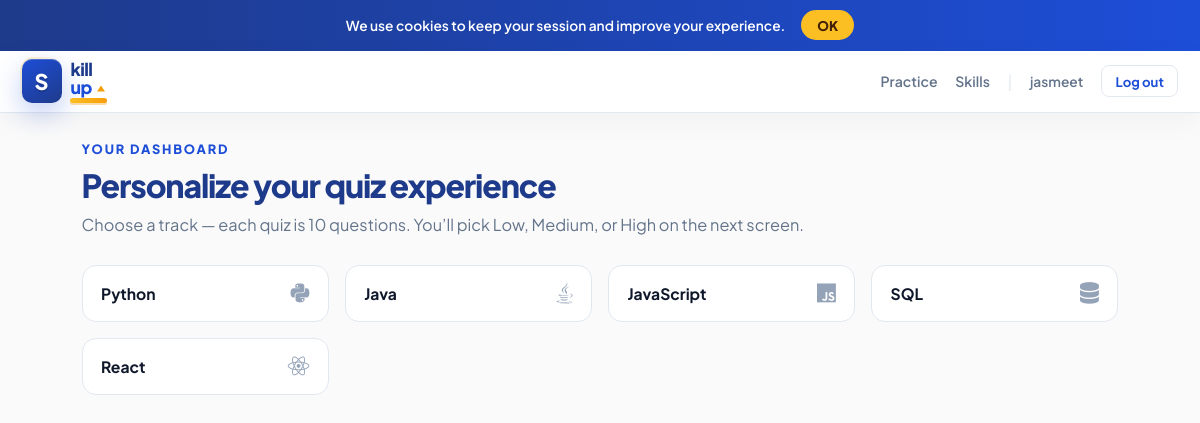
The page /dashboard/ (signed in) on the database its author committed.
### quiz/models.py (models this page shows, shortened)
class Language(models.Model):
    name = models.CharField(max_length=80)
    slug = models.SlugField(unique=True, max_length=80)
    icon_class = models.CharField(
        max_length=120,
        default="fa-solid fa-code",
        help_text="Font Awesome class, e.g. fa-brands fa-python",
    )
    blurb = models.CharField(max_length=200, blank=True)
    order = models.PositiveSmallIntegerField(default=0)
    class Meta:
        ordering = ["order", "name"]

### quiz/views.py (the view)
# urls.py: path("dashboard/", views.dashboard, name="dashboard"),
@login_required
def dashboard(request):
    languages = Language.objects.annotate(
        q_count=Count("questions", distinct=True)
    ).order_by("order", "name")
    return render(request, "quiz/dashboard.html", {"languages": languages})

### quiz/templates/quiz/dashboard.html (shortened to what this page needs)
{% extends "quiz/base.html" %}
{% block content %}
<div class="su-shell" id="skills">
  <p class="su-section-kicker" style="color:var(--royal)">Your dashboard</p>
  <h1 class="su-page-title">Personalize your quiz experience</h1>
  <p class="su-page-sub">Choose a track — each quiz is 10 questions. You’ll pick Low, Medium, or High on the next screen.</p>
  <div class="su-grid-skills">
    {% for lang in languages %}
    <a class="su-skill-card" href="{% url 'quiz:select_level' lang.slug %}">
      <span>{{ lang.name }}</span>
      <i class="{{ lang.icon_class }}" aria-hidden="true"></i>
    </a>
    {% empty %}
    <p style="grid-column:1/-1">No languages yet. Run <code>python manage.py seed_skillup</code> and refresh.</p>
    {% endfor %}
  </div>
</div>
{% endblock %}

### quiz/templates/quiz/base.html (shortened to what this page needs)
{% load static %}
<!DOCTYPE html>
<html lang="en">
<head>
  <link rel="stylesheet" href="https://cdnjs.cloudflare.com/ajax/libs/font-awesome/6.5.1/css/all.min.css">
  <link rel="stylesheet" href="{% static 'quiz/css/skillup.css' %}">
</head>
<body class="{% block body_class %}{% endblock %}">
  <div id="su-cookie" class="su-cookie" hidden>
    <span>We use cookies to keep your session and improve your experience.</span>
    <button type="button" id="su-cookie-ok">OK</button>
  </div>
  {% block body %}
    {% if request.user.is_authenticated %}
    <header class="su-topbar">
      {% url 'quiz:dashboard' as dash_url %}
      {% include "quiz/includes/logo.html" with logo_href=dash_url variant="default" compact=1 %}
      <nav class="su-nav-links">
        <a href="{% url 'quiz:dashboard' %}">Practice</a>
        <a href="{% url 'quiz:dashboard' %}#skills">Skills</a>
        <span style="color:var(--line);user-select:none">|</span>
        <span style="color:var(--muted);font-size:0.86rem;font-weight:600">{{ request.user.username }}</span>
        <form method="post" action="{% url 'quiz:logout' %}" style="display:inline;margin:0">
          <button type="submit" class="su-btn su-btn-ghost" style="padding:0.4rem 0.85rem;font-size:0.82rem">Log out</button>
        </form>
      </nav>
    </header>
    {% endif %}
    <main>
      {% block content %}{% endblock %}
    </main>
  {% endblock %}
</body>
</html>

### quiz/static/quiz/css/skillup.css (style rules this page uses)
:root { --ink: #0f172a; --muted: #64748b; --line: #e2e8f0; --bg: #f8fafc; --card: #f1f5f9; --royal: #1d4ed8; --royal-deep: #1e3a8a; --royal-soft: #eff6ff; --sun: #fbbf24; --sun-deep: #f59e0b; --sun-glow: rgba(251, 191, 36, 0.45); --violet: #7c3aed; --violet-soft: rgba(124, 58, 237, 0.12); --teal-hero: #5ec4b8; --teal-deep: #3d9e94; --teal-dark: #2d7a72; --orange-cta: #fb923c; --orange-hot: #ea580c; --brand: var(--royal); --brand-dark: #1e40af; --brand-glow: rgba(29, 78, 216, 0.28); --link: var(--royal); --danger: #ef4444; --radius: 14px; --radius-sm: 8px; --shadow: 0 18px 50px rgba(15, 23, 42, 0.08); --shadow-lg: 0 24px 60px rgba(30, 58, 138, 0.15); --font: "Plus Jakarta Sans", system-ui, sans-serif; }
*, *::before, *::after { box-sizing: border-box; }
html { scroll-behavior: smooth; }
body { margin: 0; font-family: var(--font); color: var(--ink); background: #fafafa; min-height: 100vh; -webkit-font-smoothing: antialiased; }
a { color: var(--link); text-decoration: none; }
.su-topbar { background: rgba(255, 255, 255, 0.92); backdrop-filter: blur(12px); color: var(--ink); padding: 0.55rem 1.35rem; display: flex; align-items: center; justify-content: space-between; gap: 1rem; position: sticky; top: 0; z-index: 50; border-bottom: 1px solid var(--line); box-shadow: 0 8px 30px rgba(15, 23, 42, 0.04); }
.su-topbar .su-nav-links a { color: var(--muted); text-decoration: none; font-weight: 600; font-size: 0.88rem; }
.su-nav-links { display: flex; align-items: center; gap: 1.1rem; flex-wrap: wrap; }
.su-btn { display: inline-flex; align-items: center; justify-content: center; gap: 0.4rem; padding: 0.55rem 1.15rem; border-radius: var(--radius-sm); font-weight: 700; font-size: 0.88rem; border: none; cursor: pointer; transition: transform 0.15s ease, box-shadow 0.2s ease, background 0.2s; font-family: inherit; text-decoration: none !important; }
.su-btn-ghost { background: transparent; color: var(--royal) !important; border: 1px solid var(--line); }
.su-shell { max-width: 1080px; margin: 0 auto; padding: 1.75rem 1.35rem 3.5rem; }
.su-page-title { font-size: clamp(1.6rem, 3vw, 2rem); font-weight: 800; letter-spacing: -0.035em; margin: 0 0 0.4rem; color: var(--royal-deep); }
.su-page-sub { color: var(--muted); margin: 0 0 1.75rem; font-size: 1.02rem; line-height: 1.55; }
.su-section-kicker { font-size: 0.8rem; font-weight: 800; letter-spacing: 0.14em; text-transform: uppercase; color: var(--orange-cta); margin: 0 0 0.5rem; }
.su-grid-skills, .su-grid-pick { display: grid; grid-template-columns: repeat(4, 1fr); gap: 1rem; }
.su-skill-card, .su-pick-card { display: flex; align-items: center; justify-content: space-between; gap: 0.85rem; padding: 1.05rem 1.15rem; background: #fff; border-radius: var(--radius); color: inherit; text-decoration: none !important; transition: transform 0.2s ease, box-shadow 0.2s ease, border-color 0.2s, background 0.2s; border: 1px solid var(--line); position: relative; overflow: hidden; }
.su-skill-card::after, .su-pick-card::after { content: ""; position: absolute; inset: 0; background: linear-gradient(135deg, rgba(29, 78, 216, 0.06), transparent 55%); opacity: 0; transition: opacity 0.25s; pointer-events: none; }
.su-skill-card i, .su-pick-card i { font-size: 1.35rem; color: #94a3b8; order: 2; transition: color 0.2s, transform 0.2s; }
.su-skill-card span, .su-pick-card span { font-weight: 700; font-size: 0.98rem; order: 1; color: var(--ink); }
.su-cookie { background: linear-gradient(90deg, var(--royal-deep), var(--royal)); color: #fff; padding: 0.65rem 1rem; display: flex; align-items: center; justify-content: center; gap: 1rem; font-size: 0.86rem; font-weight: 600; }
.su-cookie button { background: var(--sun); color: #422006; border: none; padding: 0.4rem 1rem; border-radius: 999px; font-weight: 800; cursor: pointer; font-family: inherit; }

### rows shown on the page
Language: name "Python"
Language: name "Java"
Language: name "JavaScript"
Language: name "SQL"
Language: name "React"

### other values the page prints
{{ request.user.username }} "jasmeet"
